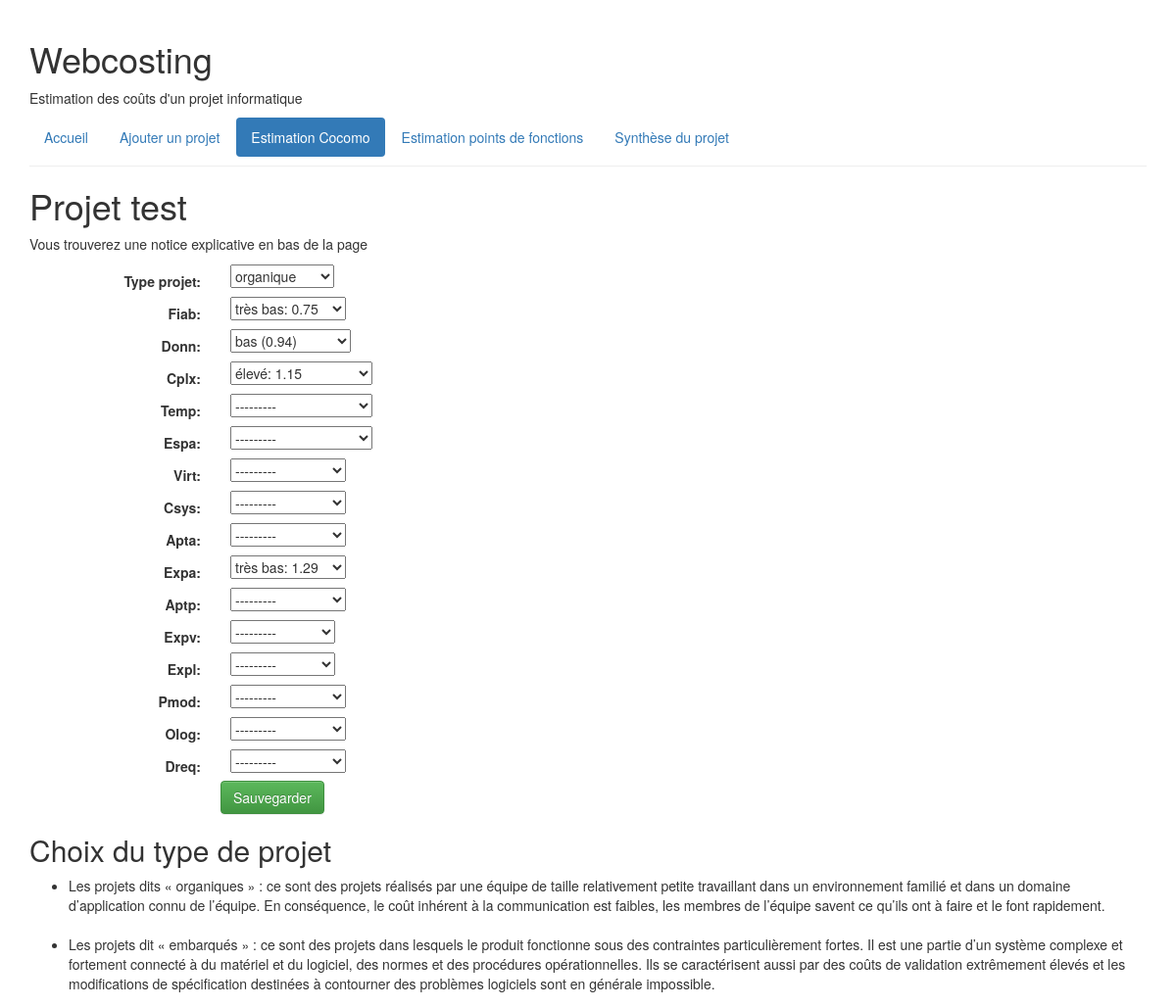
The app's page /webcosting/projet/129/cocomo/update/ (upper part), older data.
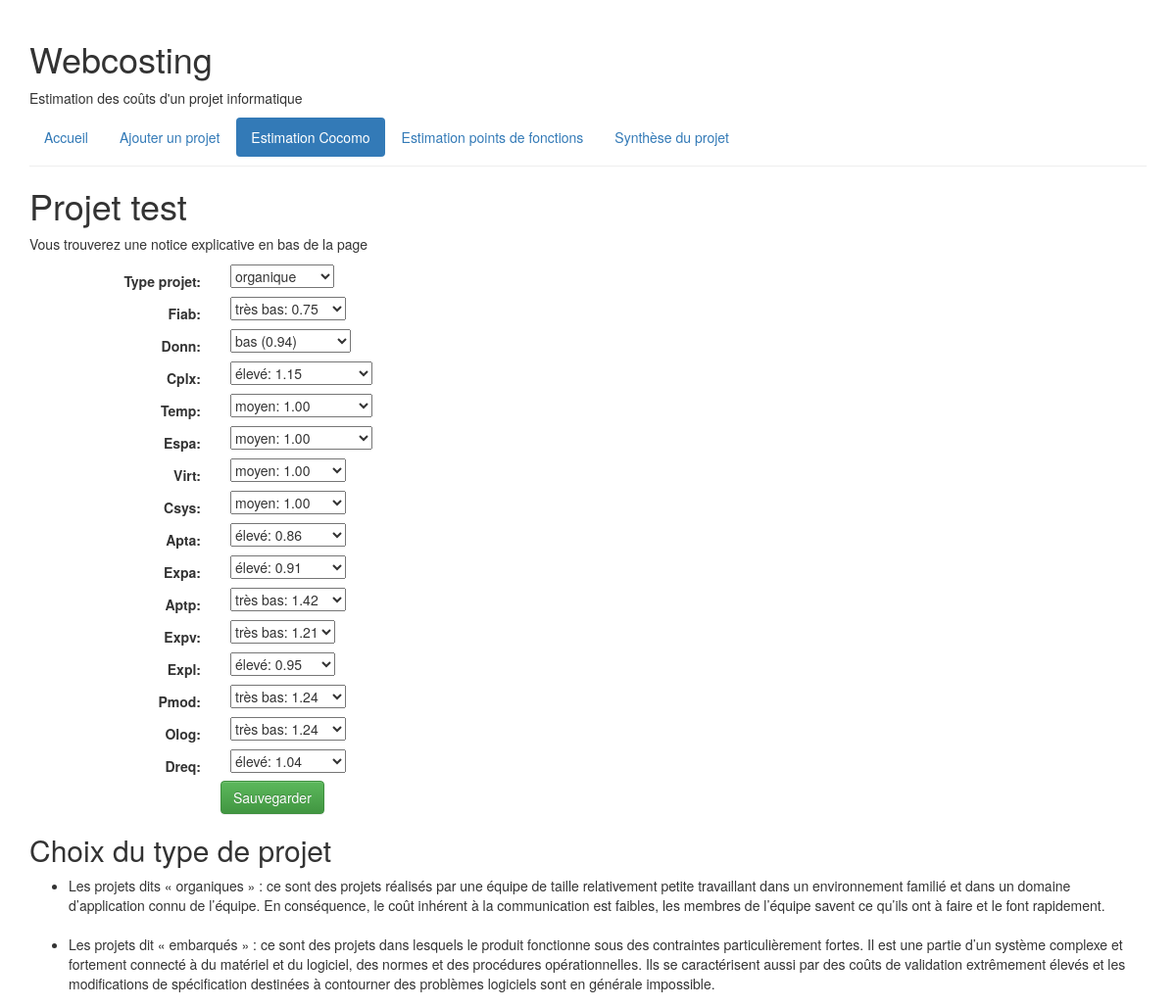
The same page, newer data.
### webcosting/models.py (models this page shows, shortened)
class Projet(models.Model):
    nom_projet = models.CharField(
        'nom du projet',
        max_length=100,
        default=None
        )
    date_dernier_enregistrement = models.DateTimeField(
        'date du dernier enregistrement',
        auto_now=True,
        null=True
        )
    ORGANIQUE = 'OR'
    SEMIDETACHE = 'SD'
    EMBARQUE = 'EM'
    TYPE_PROJET_CHOIX = (
        (ORGANIQUE, 'organique'),
        (SEMIDETACHE, 'semi-détaché'),
        (EMBARQUE, 'embarqué'),
    )
    type_projet = models.CharField(
        max_length=2,
        choices=TYPE_PROJET_CHOIX,
        default='organique'
        )
    taille_projet = models.ForeignKey(
        TailleProjet,
        on_delete=models.CASCADE,
        blank=True,
        null=True,
        )
    language_de_programmation = models.ForeignKey(
        LanguageDeProgrammation,
        on_delete=models.CASCADE,
        blank=True,
        null=True,
        )
    facteur_ajustement = models.IntegerField(
        default=1,
        blank=True,
        null=True,
        )
    FIAB_CHOIX = (
        (0.75, 'très bas: 0.75'),
        (0.88, 'bas: 0.88'),
        (1.00, 'moyen: 1.00'),
        (1.15, 'élevé: 1.15'),
        (1.40, 'très élevé: 1.40'),
        )
    fiab = models.FloatField(
        choices=FIAB_CHOIX,
        default=1.00,
        blank=True,
        null=True,
        )
    DONN_CHOIX = (
        (0.94, 'bas (0.94)'),
        (1.00, 'moyen (1.00)'),
        (1.08, 'élevé (1.08)'),
        (1.16, 'très élevé (1.16)'),
        )
    donn = models.FloatField(
        choices=DONN_CHOIX,
        default=1.00,
        blank=True,
        null=True,
        )
    CPLX_CHOIX = (
        (0.70, 'très bas: 0.70'),
        (0.85, 'bas: 0.85'),
        (1.00, 'moyen: 1.00'),
        (1.15, 'élevé: 1.15'),
        (1.30, 'très élevé: 1.30'),
        (1.65, 'très très élevé: 1.65'),
        )
    cplx = models.FloatField(
        choices=CPLX_CHOIX,
        default=1.00,
        blank=True,
        null=True,
        )
    TEMP_CHOIX = (
        (1.00, 'moyen: 1.00'),
        (1.11, 'élevé: 1.11'),
        (1.30, 'très élevé: 1.30'),
        (1.66, 'très très élevé: 1.66'),
        )
    temp = models.FloatField(
        choices=TEMP_CHOIX,
        default=1.00,
        blank=True,
        null=True,
        )
    ESPA_CHOIX = (
        (1.00, 'moyen: 1.00'),
        (1.06, 'élevé: 1.06'),
        (1.21, 'très élevé: 1.21'),
        (1.56, 'très très élevé: 1.56'),
        )
    espa = models.FloatField(
        choices=ESPA_CHOIX,
        default=1.00,
        blank=True,
        null=True,
        )
    VIRT_CHOIX = (
        (0.87, 'bas: 0.87'),
        (1.00, 'moyen: 1.00'),
        (1.15, 'élevé: 1.15'),
        (1.30, 'très élevé: 1.30'),
        )
    virt = models.FloatField(
        choices=VIRT_CHOIX,
        default=1.00,
        blank=True,
        null=True,
        )
    CSYS_CHOIX = (
        (0.87, 'bas: 0.87'),
        (1.00, 'moyen: 1.00'),
        (1.07, 'élevé: 1.07'),
        (1.15, 'très élevé: 1.15'),
        )
    csys = models.FloatField(
        choices=CSYS_CHOIX,
        default=1.00,
        blank=True,
        null=True,
        )
    APTA_CHOIX = (
        (1.46, 'très bas: 1.46'),
        (1.19, 'bas: 1.19'),
        (1.00, 'moyen: 1.00'),
        (0.86, 'élevé: 0.86'),
        (0.71, 'très élevé: 0.71'),
        )
    apta = models.FloatField(
        choices=APTA_CHOIX,
        default=1.00,
        blank=True,
        null=True,
        )
    EXPA_CHOIX = (
        (1.29, 'très bas: 1.29'),
        (1.13, 'bas: 1.13'),
        (1.00, 'moyen: 1.00'),
        (0.91, 'élevé: 0.91'),
        (0.82, 'très élevé: 0.82'),
        )
    expa = models.FloatField(
        choices=EXPA_CHOIX,
        default=1.00,
        blank=True,
        null=True,
        )
    APTP_CHOIX = (
        (1.42, 'très bas: 1.42'),
        (1.17, 'bas: 1.17'),
        (1.00, 'moyen: 1.00'),
        (0.86, 'élevé: 0.86'),
        (0.70, 'très élevé: 0.70'),
        )
    aptp = models.FloatField(
        choices=APTP_CHOIX,
        default=1.00,
        blank=True,
        null=True,
        )
    EXPV_CHOIX = (
        (1.21, 'très bas: 1.21'),
        (1.10, 'bas: 1.10'),
        (1.00, 'moyen: 1.00'),
        (0.95, 'élevé: 0.95'),
        )
    expv = models.FloatField(
        choices=EXPV_CHOIX,
        default=1.00,
        blank=True,
        null=True,
        )
    EXPL_CHOIX = (
        (1.14, 'très bas: 1.14'),
        (1.07, 'bas: 1.07'),
        (1.00, 'moyen: 1.00'),
        (0.95, 'élevé: 0.95'),
        )
    expl = models.FloatField(
        choices=EXPL_CHOIX,
        default=1.00,
        blank=True,
        null=True,
        )
    PMOD_CHOIX = (
        (1.24, 'très bas: 1.24'),
        (1.10, 'bas: 1.10'),
        (1.00, 'moyen: 1.00'),
        (0.91, 'élevé: 0.91'),
        (0.82, 'très élevé: 0.82'),
        )
    pmod = models.FloatField(
        choices=PMOD_CHOIX,
        default=1.00,
        blank=True,
        null=True,
        )
    OLOG_CHOIX = (
        (1.24, 'très bas: 1.24'),
        (1.10, 'bas: 1.10'),
        (1.00, 'moyen: 1.00'),
        (0.91, 'élevé: 0.91'),
        (0.83, 'très élevé: 0.83'),
        )
    olog = models.FloatField(
        choices=OLOG_CHOIX,
        default=1.00,
        blank=True,
        null=True,
        )
    DREQ_CHOIX = (
        (1.23, 'très bas: 1.23'),
        (1.08, 'bas: 1.08'),
        (1.00, 'moyen: 1.00'),
        (1.04, 'élevé: 1.04'),
        (1.10, 'très élevé: 1.10'),
        )
    dreq = models.FloatField(
        choices=DREQ_CHOIX,
        default=1.00,
        blank=True,
        null=True,
        )
    def _point_de_fonction_brut(self):
        fonctions = Fonction.objects.filter(projet=self.id)
        point_de_fonction_brut = 0
        for fonction in fonctions:
            point_de_fonction_brut += fonction.point_de_fonction_brut
        return point_de_fonction_brut
    point_de_fonction_brut = property(_point_de_fonction_brut)
    def _point_de_fonction_net(self):
        return self.facteur_ajustement * self.point_de_fonction_brut
    point_de_fonction_net = property(_point_de_fonction_net)
    def _charge_de_travail_point_de_fonction(self):
        taille_projet = TailleProjet.objects.get(taille_projet=self.taille_projet)
        charge_de_travail = taille_projet.charge_de_travail
        return charge_de_travail * self.point_de_fonction_net
    charge_de_travail_point_de_fonction = property(_charge_de_travail_point_de_fonction)
    def _charge_de_travail_point_de_fonction_mois(self):
        return self.charge_de_travail_point_de_fonction / 30.0
    charge_de_travail_point_de_fonction_mois = property(_charge_de_travail_point_de_fonction_mois)
    def _kilo_ligne_de_code(self):
        language_de_programmation = LanguageDeProgrammation.objects.get(language_de_programmation=self.language_de_programmation)
        ligne_de_code = language_de_programmation.ligne_de_code
        ligne_de_code = ligne_de_code * self.point_de_fonction_net
        kilo_ligne_de_code = ligne_de_code / 1000.0
        return kilo_ligne_de_code
    kilo_ligne_de_code = property(_kilo_ligne_de_code)
    def _effort_simple(self):
        A = Coefficient.objects.get(
            type_coefficient='A',
            type_projet=self.type_projet,
            )
        B = Coefficient.objects.get(
            type_coefficient='B',
            type_projet=self.type_projet,
            )
        A = A.valeur_coefficient
        B = B.valeur_coefficient
        ligne_de_code = self.kilo_ligne_de_code
        effort_simple = A * (ligne_de_code ** B)
        effort_simple = round(effort_simple, 2)
        return effort_simple
    effort_simple = property(_effort_simple)
    def _charge_de_travail_cocomo(self):
        effort_simple = self.effort_simple
        moyenne_degres_integration = self.fiab / 1.0
        effort_intermediaire = moyenne_degres_integration * effort_simple
        effort_intermediaire = round(effort_intermediaire, 2)
        return effort_intermediaire
    charge_de_travail_cocomo = property(_charge_de_travail_cocomo)
    def _temps_de_developpement(self):
        C = Coefficient.objects.get(
            type_coefficient='C',
            type_projet=self.type_projet
            )
        D = Coefficient.objects.get(
            type_coefficient='D',
            type_projet=self.type_projet
            )
        C = C.valeur_coefficient
        D = D.valeur_coefficient
        effort_simple = self.effort_simple
        temps_de_developpement = C * (effort_simple ** D)
        temps_de_developpement = round(temps_de_developpement, 2)
        return temps_de_developpement
    temps_de_developpement = property(_temps_de_developpement)

### webcosting/views.py (the view)
class CocomoUpdate(UpdateView):
    model = Projet
    fields = ['type_projet', 'fiab', 'donn', 'cplx', 'temp', 'espa', 'virt', 'csys', 'apta', 'expa', 'aptp', 'expv', 'expl', 'pmod', 'olog', 'dreq']
    template_name = 'webcosting/cocomo_form.html'

### webcosting/templates/webcosting/cocomo_form.html (shortened to what this page needs)
{% extends "webcosting/base.html" %}
{% block navigation %}
<ul class="nav nav-pills">
  <li role="presentation"><a href="{% url 'webcosting:index' %}">Accueil</a></li>
  <li role="presentation"><a href="{% url 'webcosting:projet_add' %}" role="button">Ajouter un projet</a></li>
  <li role="presentation" class="active"><a href="{% url 'webcosting:cocomo_update' projet.id %}">Estimation Cocomo</a></li>
  <li role="presentation" ><a href="{% url 'webcosting:fonction' projet.id %}" role="button">Estimation points de fonctions</a></li>
  <li role="presentation"><a href="{% url 'webcosting:projet' projet.id %}">Synthèse du projet</a></li>
</ul>
{% endblock %}
{% block content %}
<h1>Projet {{ projet.nom_projet }} </h1>
<p>Vous trouverez une notice explicative en bas de la page</p>
<form class="form-horizontal" action="" method="post">
    {% include 'webcosting/form-template.html' %}
    <div class="form-group">
        <div class="col-sm-offset-2 col-sm-10">
            <button type="submit" class="btn btn-success">Sauvegarder</button>
        </div>
    </div>
</form>
<h2>Choix du type de projet</h2>
<ul>
  <li>
Les projets dits « organiques » : ce sont des projets réalisés par une équipe de taille
relativement petite travaillant dans un environnement familié et dans un domaine
d’application connu de l’équipe. En conséquence, le coût inhérent à la communication est
faibles, les membres de l’équipe savent ce qu’ils ont à faire et le font rapidement.
  </li>
  <br>
  <li>
Les projets dit « embarqués » : ce sont des projets dans lesquels le produit fonctionne sous
des contraintes particulièrement fortes. Il est une partie d’un système complexe et
fortement connecté à du matériel et du logiciel, des normes et des procédures
opérationnelles. Ils se caractérisent aussi par des coûts de validation extrêmement élevés et
les modifications de spécification destinées à contourner des problèmes logiciels sont en
générale impossible.
  </li>
  <br>
</ul>
{% endblock %}

### webcosting/templates/webcosting/base.html (shortened to what this page needs)
{% load staticfiles %}
<!DOCTYPE html>
<html lang="en">
<head>
  <link rel="stylesheet" href="https://maxcdn.bootstrapcdn.com/bootstrap/3.3.6/css/bootstrap.min.css">
  <link rel="stylesheet" href="https://maxcdn.bootstrapcdn.com/bootstrap/3.3.6/css/bootstrap-theme.min.css">
  <link rel="stylesheet" type="text/css" href="{% static 'webcosting/style.css' %}" />
</head>
<body>
  <div class="container">
    <div class="page-header">
      <h1>Webcosting</h1>
      <p id="slogan">Estimation des coûts d'un projet informatique</p>
      {% block navigation %}
      {% endblock %}
    </div>
    <div>
      {% block content %}
      {% endblock %}
    </div>
 </div>
</body>
</html>

### webcosting/templates/webcosting/form-template.html (shortened to what this page needs)
{% for field in form %}
<div class="formgroup">
    <div class="col-sm-offset-2 col-sm-10">
    </div>
    <label class="control-label col-sm-2">{{ field.label_tag}}</label>
    <div class="col-sm-10">{{ field }}</div>
</div>
{% endfor %}

Row changes from the older to the newer data that the page shows:
changed Projet "test": temp "---------" → "moyen: 1.00"; espa "---------" → "moyen: 1.00"; virt "---------" → "moyen: 1.00"; csys "---------" → "moyen: 1.00"; apta "---------" → "élevé: 0.86"; expa "très bas: 1.29" → "élevé: 0.91"; aptp "---------" → "très bas: 1.42"; expv "---------" → "très bas: 1.21"; expl "---------" → "élevé: 0.95"; pmod "---------" → "très bas: 1.24"; olog "---------" → "très bas: 1.24"; dreq "---------" → "élevé: 1.04"
